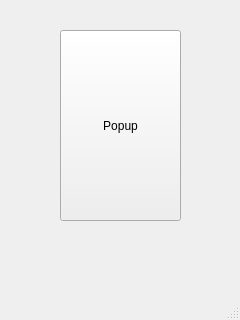
<?xml version="1.0" encoding="UTF-8"?>
<ui version="4.0">
 <class>MainWindow</class>
 <widget class="QMainWindow" name="MainWindow">
  <property name="geometry">
   <rect>
    <x>0</x>
    <y>0</y>
    <width>240</width>
    <height>320</height>
   </rect>
  </property>
  <property name="windowTitle">
   <string>MainWindow</string>
  </property>
  <widget class="QWidget" name="centralwidget">
   <widget class="QPushButton" name="Popup">
    <property name="geometry">
     <rect>
      <x>60</x>
      <y>30</y>
      <width>121</width>
      <height>191</height>
     </rect>
    </property>
    <property name="text">
     <string>Popup</string>
    </property>
   </widget>
  </widget>
  <widget class="QMenuBar" name="menubar">
   <property name="geometry">
    <rect>
     <x>0</x>
     <y>0</y>
     <width>240</width>
     <height>21</height>
    </rect>
   </property>
  </widget>
  <widget class="QStatusBar" name="statusbar"/>
 </widget>
 <resources/>
 <connections/>
</ui>
